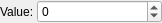
<?xml version="1.0" encoding="UTF-8"?>
<ui version="4.0">
 <class>Widget_ProxyParameter_Int</class>
 <widget class="QWidget" name="Widget_ProxyParameter_Int">
  <property name="geometry">
   <rect>
    <x>0</x>
    <y>0</y>
    <width>162</width>
    <height>21</height>
   </rect>
  </property>
  <property name="windowTitle">
   <string>Form</string>
  </property>
  <layout class="QHBoxLayout" name="horizontalLayout">
   <property name="spacing">
    <number>0</number>
   </property>
   <property name="leftMargin">
    <number>0</number>
   </property>
   <property name="topMargin">
    <number>0</number>
   </property>
   <property name="rightMargin">
    <number>0</number>
   </property>
   <property name="bottomMargin">
    <number>0</number>
   </property>
   <item>
    <widget class="QLabel" name="label_value">
     <property name="sizePolicy">
      <sizepolicy hsizetype="Maximum" vsizetype="Preferred">
       <horstretch>0</horstretch>
       <verstretch>0</verstretch>
      </sizepolicy>
     </property>
     <property name="text">
      <string>Value: </string>
     </property>
    </widget>
   </item>
   <item>
    <widget class="QSpinBox" name="spinBox_value">
     <property name="sizePolicy">
      <sizepolicy hsizetype="Minimum" vsizetype="Minimum">
       <horstretch>0</horstretch>
       <verstretch>0</verstretch>
      </sizepolicy>
     </property>
     <property name="minimum">
      <number>-999999</number>
     </property>
     <property name="maximum">
      <number>999999</number>
     </property>
    </widget>
   </item>
  </layout>
 </widget>
 <resources/>
 <connections/>
</ui>
